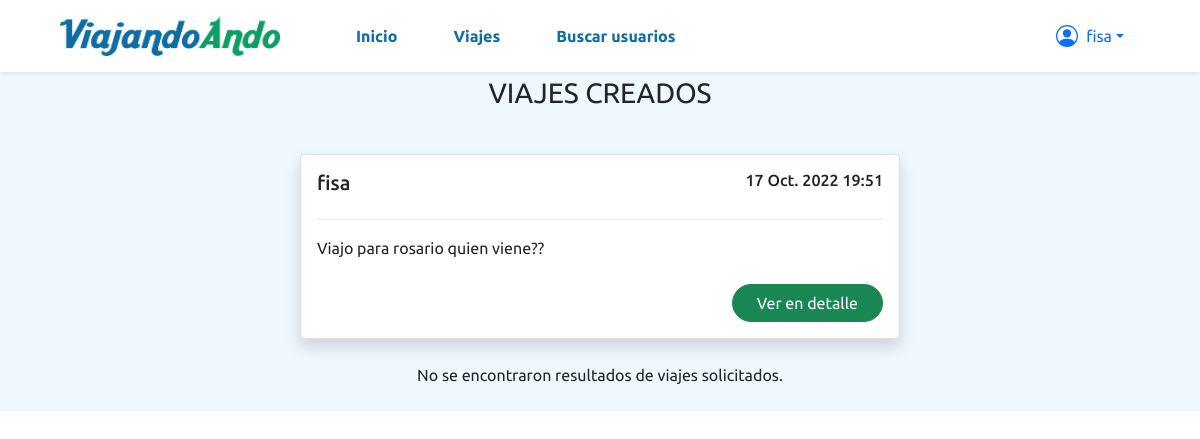
/viajes/misviajes (signed in), run on the app's committed database.
### viajes/models.py (models this page shows, shortened)
class Viaje(models.Model):
    conductor = models.ForeignKey(Conductor,on_delete=models.CASCADE, related_name='conductor_set')
    datetime = models.DateTimeField(blank=True, null=True, default=None)
    fecha = models.DateField(blank=True, null=True, default=None)
    hora = models.TimeField(blank=True, null=True, default=None)
    ciudad_origen = models.ForeignKey(Ciudad,on_delete=models.CASCADE, related_name='ciudad_origen_set')
    ciudad_destino = models.ForeignKey(Ciudad,on_delete=models.CASCADE, related_name='ciudad_destino_set')
    pasajeros = models.ManyToManyField(User, through='UsuarioPeticion')
    imagen_vehiculo = models.ImageField(upload_to="images/")
    descripcion = models.CharField(max_length=250)
    capacidad = models.PositiveIntegerField()
    disponible = models.PositiveIntegerField(null=True, blank=True, default=None)
    class Meta:
        constraints = [
            models.UniqueConstraint(
                fields=['conductor', 'datetime'], name='unique_conductor_datetime_combination'
            )
        ]

### users/models.py (models this page shows)
class Conductor(models.Model):
    user = models.OneToOneField(User, on_delete=models.CASCADE, primary_key=True)
    licencia = models.CharField(max_length=250)
    foto_perfil = models.ImageField(upload_to="images/", null=True, default=None)
    celular = models.BigIntegerField(blank=True, null=True, default=None);
    def __str__(self):
        string = str(self.user.username)
        return string

### viajes/views.py (the view)
# urls.py: path("viajes/misviajes", viajes_views.mis_viajes, name="mis viajes"),
@login_required
def mis_viajes(request):
	viajes_creados = ''
	if request.method == "GET":
		try:
			conductor = Conductor.objects.get(user_id=request.user.id)
			viajes_creados = Viaje.objects.filter(conductor_id=conductor)
		except:
			print('No es conductor.')
		viajes_solicitados = UsuarioPeticion.objects.filter(user_id=request.user)
	return render(request, "viajes/mis_viajes.html", {'viajes_solicitados': viajes_solicitados, 'viajes_creados': viajes_creados})

### viajes/templates/viajes/mis_viajes.html (shortened to what this page needs)
{% extends 'base.html' %}
{% load static %}
{% block content_viaje %}
<div class="viajes">
  {% if viajes_creados|length == 0 %}
    <p class="text-center py-4">No se encontraron resultados de viajes creados.</p>
  {% else %}
    <p class="text-center fs-3">VIAJES CREADOS</p>
    {% for viaje in viajes_creados %}
      <div class="d-flex justify-content-center pt-4">
        <div class="card shadow rounded cardViaje">
          <div class="card-body">
            <div class="d-flex justify-content-between">
              <h5 class="card-title d-inline">{{viaje.conductor}}</h5>
              <h6 class="text-end d-inline">{{viaje.datetime}}</h6>
            </div>
            <hr>
              <p class="card-text mb-4">{{viaje.descripcion}}</p>
              <div class="d-flex justify-content-end">
                <a class="btn btn-success text-center px-4 rounded-pill" href="misviajes/{{viaje.id}}">Ver en detalle</a>
              </div>
          </div>
        </div>
      </div>
    {% endfor %}
  {% endif %}
  <div class="viajes">
    {% if viajes_solicitados|length == 0 %}
      <p class="text-center py-4">No se encontraron resultados de viajes solicitados.</p>
    {% endif %}
</div>
{% endblock %}

### viajes/templates/base.html (shortened to what this page needs)
{% load static %}
<!DOCTYPE html>
<html lang="es">
<head>
  <link href="https://cdn.jsdelivr.net/npm/bootstrap@5.1.3/dist/css/bootstrap.min.css" rel="stylesheet">
  <link rel="stylesheet" href="{% static 'viajes/css/styles.css' %}" type="text/css">
</head>
<body>
  <header>
    <nav class="navbar navbar-expand-lg px-md-5 shadow-sm">
      <div class="container-fluid">
        <a href="/"><img class="logo" src="{% static 'viajes/img/logo.png' %}" alt="Logo"></a>
          <div class="collapse navbar-collapse" id="navbarSupportedContent">
              <div class="container-fluid d-flex justify-content-between p py-2">
                <ul class="navbar-nav gap-lg-4 ps-lg-5">
                    <li class="nav-item">
                      <a class="nav-link px-3 fw-bold itemNav rounded-pill" aria-current="page" href="/">Inicio</a>
                    </li>
                    <li class="nav-item">
                      <a class="nav-link px-3 fw-bold itemNav rounded-pill" href="{% url 'viajes' %}">Viajes</a>
                    </li>
                    <li class="nav-item">
                      <a class="nav-link px-3 fw-bold itemNav rounded-pill" href="/search/">Buscar usuarios</a>
                    </li>
              </div>
                <div class="d-flex align-items-center justify-content-center justify-content-md-end gap-4">
                  {% if user.is_authenticated %}
                        <li class="nav-item dropdown list-type">
                          <a class="nav-link dropdown-toggle d-flex align-items-center" href="#" role="button" data-bs-toggle="dropdown" aria-expanded="false">
                            {{user.username}}
                          </a>
                        </li>
                  {% else %}
                      <a class="text-decoration-none" href="{% url 'register' %}">Registrarse</a>
                      <a class="btn btn-primary text-nowrap" href="{% url 'login' %}">Iniciar Sesion</a>
                  {% endif %}
                </div>
          </div>
      </div>
    </nav>
  </header>
  <main>
    {% block content_viaje %}
    {% endblock %}
  </main>
</body>
</html>

### viajes/static/viajes/css/styles.css (style rules this page uses)
body { font-family: 'Ubuntu', sans-serif; }
.logo { width: 220px; }
main { background-color: aliceblue; }
hr { opacity: 0.1; }
.itemNav { color: #0e6da3; }
.cardViaje { width: 600px; min-width: 300px; }
.list-type { list-style-type: none; }

### data on the page
Viaje: conductor "fisa", datetime "17 Oct. 2022 19:51", descripcion "Viajo para rosario quien viene??"

### other printed values
{{ user.username }} "fisa"
